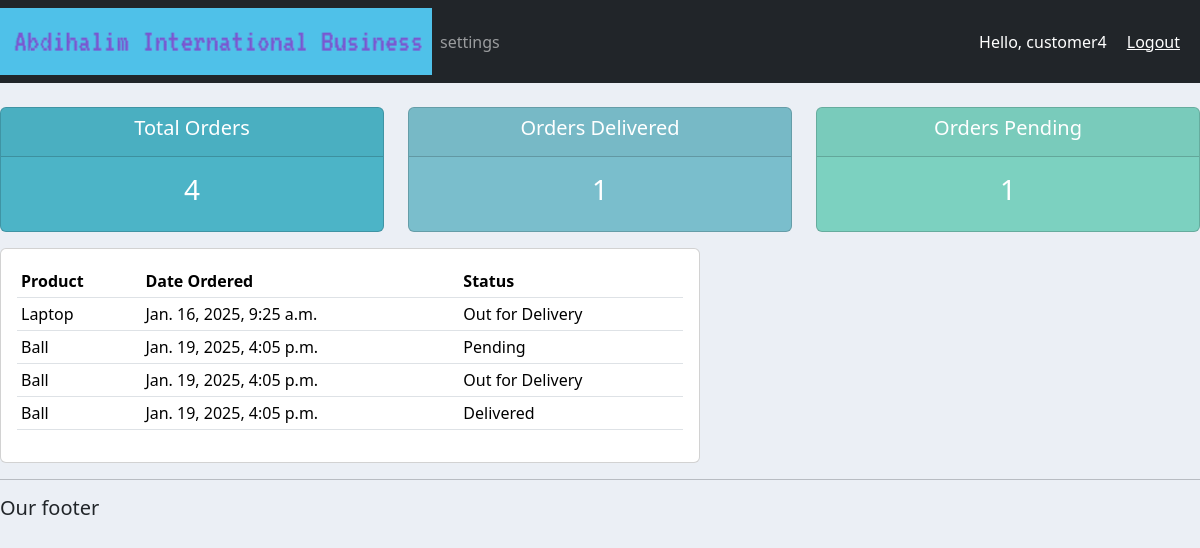
Page /user/ (signed in) on the committed database.
### accounts/models.py (models this page shows)
class Order(models.Model):
	STATUS = (
		('Pending', 'Pending'),
		('Out for Delivery', 'Out for Delivery'),
		('Delivered', 'Delivered'),
		)
	customer = models.ForeignKey(Customer, null=True, on_delete=models.SET_NULL)
	product = models.ForeignKey(Product, null=True, on_delete=models.SET_NULL)
	date_created = models.DateTimeField(auto_now_add=True, null=True)
	status = models.CharField(max_length=200, null=True, choices=STATUS)
	note = models.CharField(max_length=1000, null=True)
	def __str__(self):
		return self.product.name

class Product(models.Model):
	CATEGORY = (
		('Indoor', 'Indoor'),
		('Out Door', 'Out Door'),
		)
	name = models.CharField(max_length=200, null=True)
	price = models.FloatField(null=True)
	category = models.CharField(max_length=200, null=True, choices=CATEGORY)
	description = models.CharField(max_length=200, null=True)
	date_created = models.DateTimeField(auto_now_add=True, null=True)
	tags = models.ManyToManyField(Tag)
	def __str__(self):
		return self.name

### accounts/decorators.py (the view)
		def wrapper_func(request, *args, **kwargs):
			group = None
			if request.user.groups.exists():
				group = request.user.groups.all()[0].name
			if group in allowed_roles:
				return view_func(request, *args, *kwargs)
			else:
				return HttpResponse('You are not authorized to view this page!')

### accounts/views.py (called while the page is built)
@login_required(login_url='login')
@allowed_users(allowed_roles=['customer'])
def userPage(request):
	orders = request.user.customer.order_set.all()
	total_orders = orders.count()
	delivered = orders.filter(status='Delivered').count()
	pending = orders.filter(status='Pending').count()
	print('ORDERS', orders)
	context = {'orders':orders, 'total_orders':total_orders, 'delivered':delivered, 'pending':pending,}
	return render(request, 'accounts/user.html', context)

### accounts/templates/accounts/user.html (shortened to what this page needs)
{% extends 'accounts/base.html' %}
{% block content %}
{% include 'accounts/status.html' %}
<div class="col-md-7">
		<div class="card card-body">
			<table class="table table-sm">
				<tr>
					<th>Product</th>
					<th>Date Ordered</th>
					<th>Status</th>
				</tr>
				{% for order in orders %}
					<tr>
						<td>{{order.product}}</td>
						<td>{{order.date_created}}</td>
						<td>{{order.status}}</td>
					</tr>
				{% endfor %}
			</table>
		</div>
	</div>
{% endblock content %}

### accounts/templates/accounts/navbar.html (shortened to what this page needs)
{% load static %}
<nav class="navbar navbar-expand-lg navbar-dark bg-dark">
  <img src="{% static '/images/logo.png' %}">
  <div class="collapse navbar-collapse" id="navbarNav">
    <ul class="navbar-nav">
      {% if request.user.is_staff %}
      <li class="nav-item active">
        <a class="nav-link" href="{% url 'home' %}">Dashboard</a>
      </li>
      <li class="nav-item">
        <a class="nav-link" href="{% url 'products' %}">Products</a>
      </li>
      {% else %}
      <li class="nav-item">
        <a class="nav-link" href="{% url 'account' %}">settings</a>
      </li>
      {% endif %}
    </ul>
  </div>
  <span class="hello-msg">Hello, {{request.user}}</span>
  <span><a class="hello-msg" href="{% url 'logout' %}">Logout</a></span>
</nav>

### accounts/static/css/main.css (style rules this page uses)
body { background-color: #ebeff5; }

### accounts/templates/accounts/navbar.html (style rules this page uses)
.hello-msg { font-size:18; color: #fff; margin-right: 20px; }

### rows in the picture
Order: product "Laptop", date_created "Jan. 16, 2025, 9:25 a.m.", status "Out for Delivery"
Order: product "Ball", date_created "Jan. 19, 2025, 4:05 p.m.", status "Pending"
Order: product "Ball", date_created "Jan. 19, 2025, 4:05 p.m.", status "Out for Delivery"
Order: product "Ball", date_created "Jan. 19, 2025, 4:05 p.m.", status "Delivered"

### other values in the picture
{{ request.user }} "customer4"
{{ total_orders }} "4"
{{ delivered }} "1"
{{ pending }} "1"
